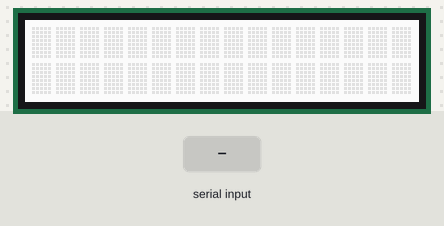
Recording of a sketch running on a simulated Arduino Uno, built with avr-gcc and run on an emulated ATmega328P. On the bench: 16×2 character LCD. The test bench sets the inputs (shaded band).

Above: at 1.2 s.
1.3 s: "1" received over Serial
At 2.1 s:
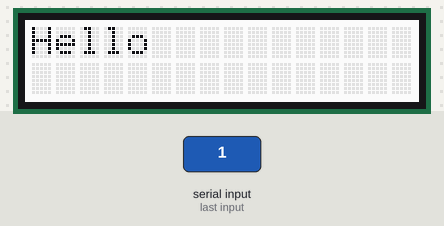
2.8 s: "2" received over Serial
At 3.3 s:
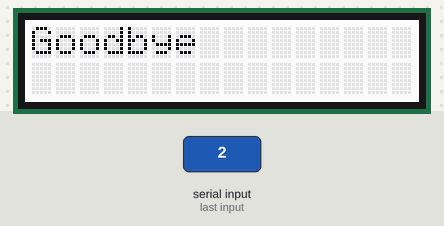
Timing chart, 0 to 5.8 s (numbered marks = the images above; inputs shaded):
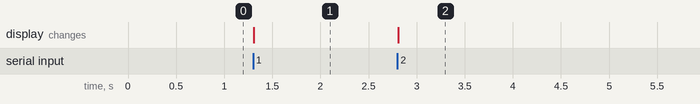

Measured:
- after the input at 1.3 s, the display: changes at once (image 1)
- after the input at 2.8 s, the display: changes at once (image 2)

The sketch:

bai_2.ino
```cpp
/*
Từ máy tính gửi 1 kí tự tới VĐK qua UART. Nếu nhận kí tự là 1 thì hiển
thị chữ “Hello”, nếu nhận được kí tự 2 thì hiển thị chữ “Goodbye” lên LCD.
*/
#include "rgb_lcd.h"
rgb_lcd lcd;

void setup() {
  Serial.begin(9600);
  lcd.begin(16, 2);

}

void loop() {
  if (Serial.available()) {
    char c = Serial.read();
    if (c == '1') {
      lcd.clear();
      lcd.print("Hello");
    }

    else if (c == '2') {
      lcd.clear();
      lcd.print("Goodbye");
    }
  }

}
```
